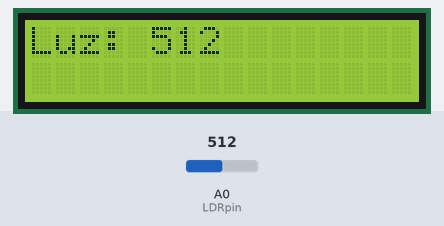
A sketch run on a simulated Arduino Uno, built with avr-gcc and run on an emulated ATmega328P. Parts: 16×2 character LCD. Inputs (shaded band) come from the test bench; at power-on: A0 (LDRpin) = 512.

Above: at 1.2 s.
1.3 s: A0 (LDRpin) set to 677
At 2.2 s:
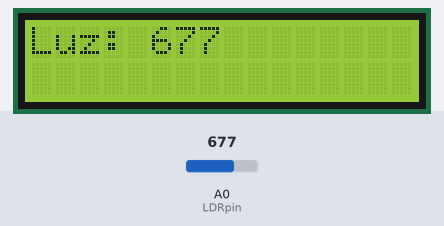
2.8 s: A0 (LDRpin) set to 657
At 3.8 s:
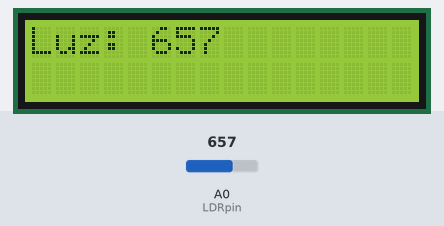
4.8 s: A0 (LDRpin) set to 716
At 10.4 s:
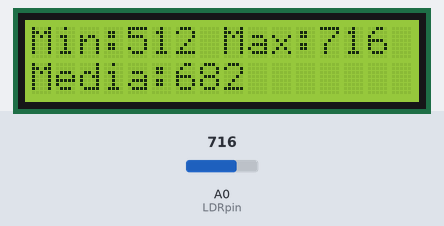
Timing chart, 0 to 11.9 s (numbered marks = the images above; inputs shaded):
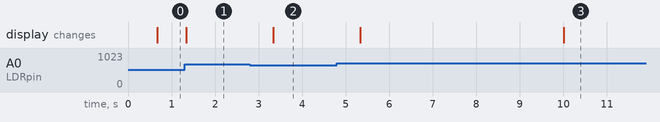

The sketch:

2c.ino
```cpp
#include <LiquidCrystal.h>

#define LDRpin A0

LiquidCrystal lcd(12, 11, 5, 4, 3, 2);

int amostras[15];
int index = 0;
unsigned long ultimaLeitura = 0;
unsigned long tempoInicioMostrar = 0;
bool mostrarEstatisticas = false;

void setup() {
  lcd.begin(16, 2);
}

void loop() {
  unsigned long agora = millis();

  if (!mostrarEstatisticas) {
    if (agora - ultimaLeitura >= 667) {
      int leitura = analogRead(LDRpin);
      amostras[index] = leitura;
      index++;

      lcd.setCursor(0, 0);
      lcd.print("Luz: ");
      lcd.print(leitura);
      lcd.print("    ");

      ultimaLeitura = agora;
    }

    if (index >= 15) {
      int minVal = amostras[0];
      int maxVal = amostras[0];
      int soma = 0;

      for (int i = 0; i < 15; i++) {
        if (amostras[i] < minVal) minVal = amostras[i];
        if (amostras[i] > maxVal) maxVal = amostras[i];
        soma += amostras[i];
      }

      int media = soma / 15;

      lcd.clear();
      lcd.setCursor(0, 0);
      lcd.print("Min:");
      lcd.print(minVal);
      lcd.setCursor(8, 0);
      lcd.print("Max:");
      lcd.print(maxVal);

      lcd.setCursor(0, 1);
      lcd.print("Media:");
      lcd.print(media);

      tempoInicioMostrar = agora;
      mostrarEstatisticas = true;
      index = 0;
    }
  } else {
    if (agora - tempoInicioMostrar >= 5000) {
      mostrarEstatisticas = false;
      lcd.clear();
    }
  }
}
```

Measured:
- after the input at 1.3 s, the display: changes at once (image 1)
- after the input at 2.8 s, the display: changes after 0.54 s (image 2)
